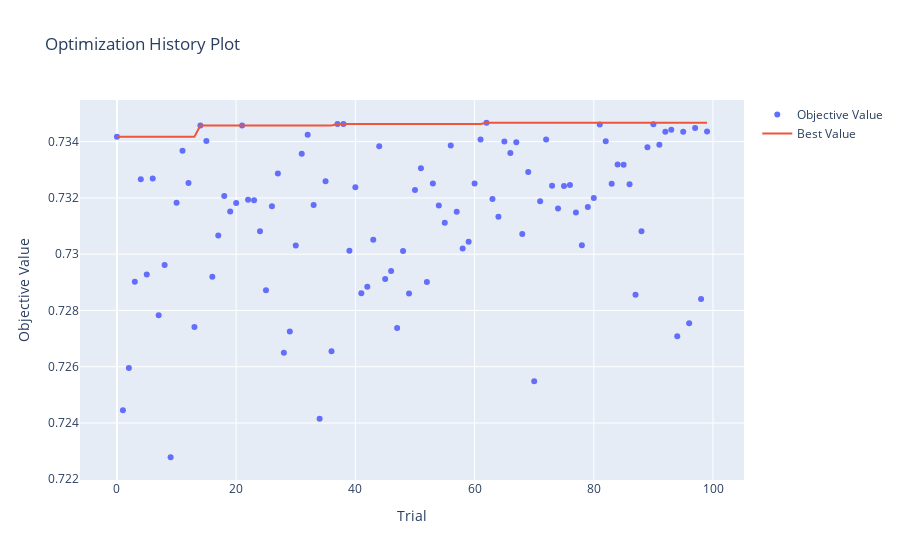
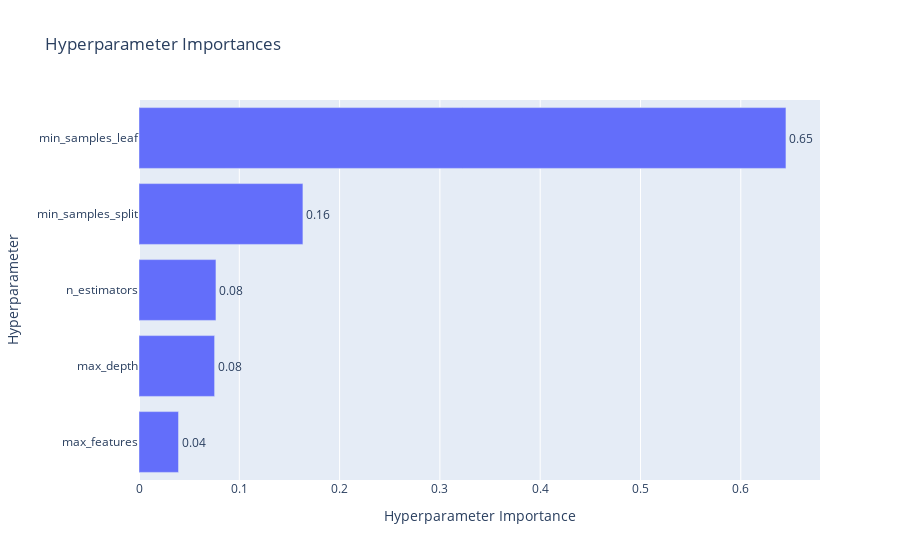

Notebook code for these charts, in order:
### Code cell
print(f"Лучшие параметры для Random Forest:")
print(study_rf.best_params)
print(f"Лучший ROC-AUC: {study_rf.best_value:.4f}")

fig = optuna.visualization.plot_optimization_history(study_rf)
fig.show()

fig = optuna.visualization.plot_param_importances(study_rf)
fig.show()
